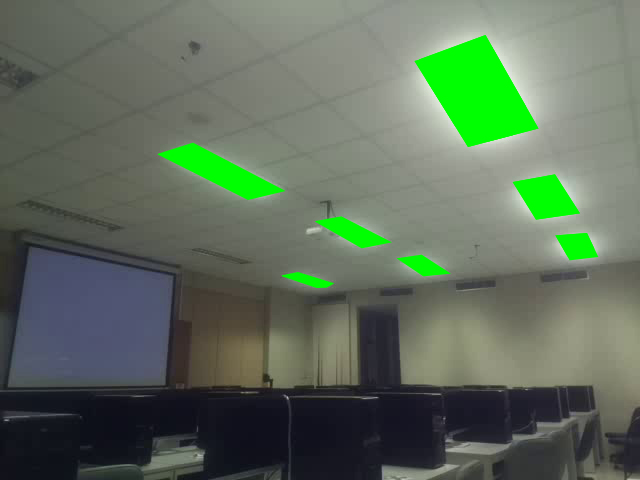
#> input picture dataSet/Off.jpg, 640 x 480 px
$ python -i Projector.py   (imports and definitions only)
#> lines starting #> are read from the running program, lines starting #| are printed output that depends on the picture; after the words box and inside, x2 and y2 are one past the last pixel; in counts of white or black regions, pixels touching at a corner belong together
#> further down, picture is the input picture: shape (480, 640, 3); mean B, G, R 92, 110.5, 94.7
### Detect/SendData.py
import datetime
import requests

class SendData():
    url = 'https://smartubuapp.herokuapp.com/get/PutData'
    # url = "http://127.0.0.1:8000/get/PutData"
    def sendData(self ,deviceName, status):
        myobj = {
            'device_name' : deviceName,
            'status' : status,
            'datetime' : datetime.datetime.now().strftime("%A %d %B %Y %I:%M:%S%p")
        }
        sendToServer = requests.post(self.url, data=myobj)
        print(deviceName, status, ':', 'send to server success')

### Detect/Projector.py
import time
from imutils import contours
from numpy.core.numeric import count_nonzero
from skimage import measure
import numpy as np
import argparse
import imutils
import cv2
import matplotlib.pyplot as plt
from SendData import *
sendData = SendData()


class Projector():
    toCheckProjOn = 0
    toCheckProjOff = 0
    def projector_detect(self, frames):
        hsv = cv2.cvtColor(frames, cv2.COLOR_BGR2HSV)
#> hsv: shape (480, 640, 3); mean H, S, V 59.6, 49.9, 113.8
        boundaries = [
            ([100, 0, 0], [240, 255, 255]),
        ]
        for (lower, upper) in boundaries:
            # create NumPy arrays from the boundaries
            lower = np.array(lower, dtype="uint8")
            upper = np.array(upper, dtype="uint8")
            # find the colors within the specified boundaries and apply
            # the mask
            mask = cv2.inRange(hsv, lower, upper)
#> this loop made 1 pass
#> pass 1, in projector_detect, `mask = cv2.inRange(hsv, lower, upper)`:
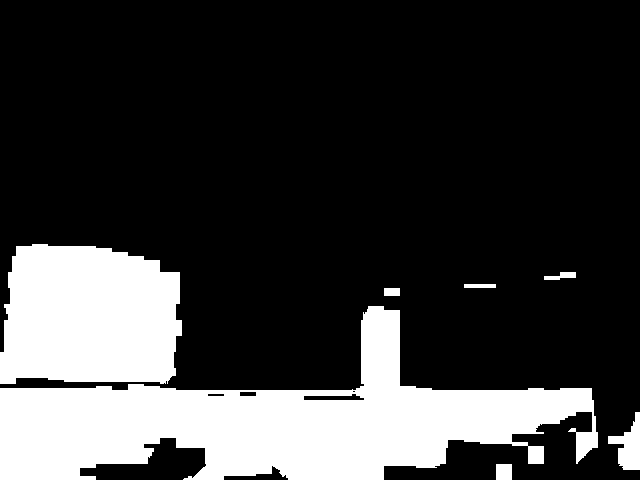
#> mask: shape (480, 640); 23% white; 7 white regions, largest, box (x1, y1, x2, y2) and area: (0, 306, 598, 480) 46716, (0, 244, 182, 384) 22212, (608, 412, 640, 470) 979
            # [7 lines of commented-out code are left out]
        labels = measure.label(mask, background=0)
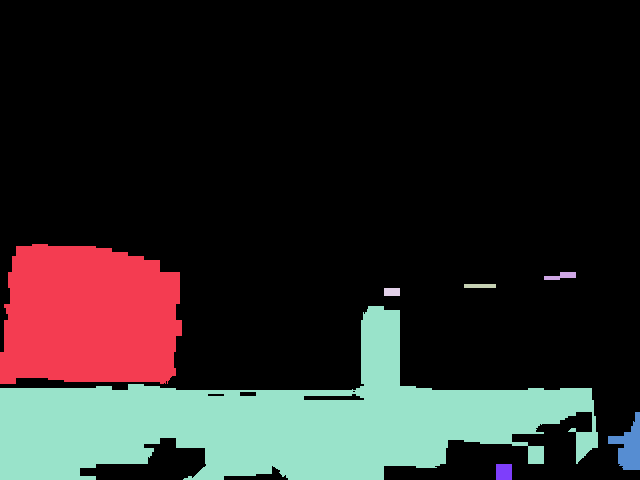
#> labels: shape (480, 640) int64; 8 distinct labels, from 0 to 7; one colour per label, 0 black
        mask = np.zeros(mask.shape, dtype="uint8")
        for label in np.unique(labels):
            # if this is the background label, ignore it
            if label == 0:
                continue
            labelMask = np.zeros(mask.shape, dtype="uint8")
            labelMask[labels == label] = 255
            numPixels = cv2.countNonZero(labelMask)
            # print('num_pixels:', numPixels)

            # if the number of pixels in the component is sufficiently
            # large, then add it to our mask of "large blobs"
            if numPixels > 2000:
                mask = cv2.add(mask, labelMask)
#> this loop made 8 passes
#> numPixels on passes 2 to 8: 22212, 160, 128, 128, 46716, 979, 256
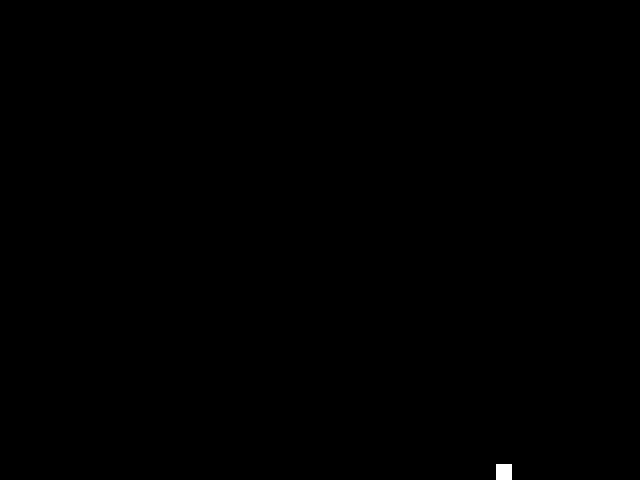
#> labelMask: shape (480, 640); 0.08% white; 1 white region, box (x1, y1, x2, y2) and area: (496, 464, 512, 480) 256
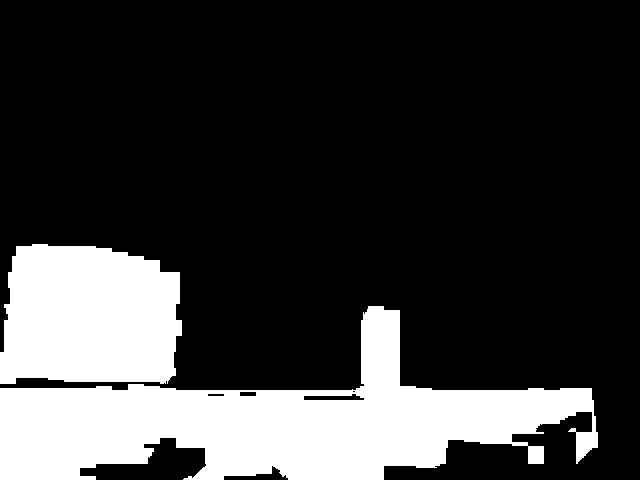
#> mask: shape (480, 640); 22.4% white; 2 white regions

        cnts = cv2.findContours(mask.copy(), cv2.RETR_EXTERNAL,
                                cv2.CHAIN_APPROX_SIMPLE)
#> cnts = 2 contours; box (x1, y1, x2, y2) and area: (0, 306, 598, 480) 46060, (0, 244, 182, 384) 21886

        if cnts[1] is None:
            status = 'off'
        else:
            status = 'on'
            cnts = cnts[0]
            cnts = contours.sort_contours(cnts)[0]
            # loop over the contours
            for (i, c) in enumerate(cnts):
                # draw on the image
                (x, y, w, h) = cv2.boundingRect(c)
                ((cX, cY), radius) = cv2.minEnclosingCircle(c)
                cv2.circle(frames, (int(cX), int(cY)), int(radius),
                           (0, 0, 255), 3)
#> this loop made 2 passes
#> (x, y, w, h, cX, cY, radius) on passes 1 to 2: (0, 306, 598, 174, 296.9, 433.5, 300.4), (0, 244, 182, 140, 87.17, 323.7, 105.4)
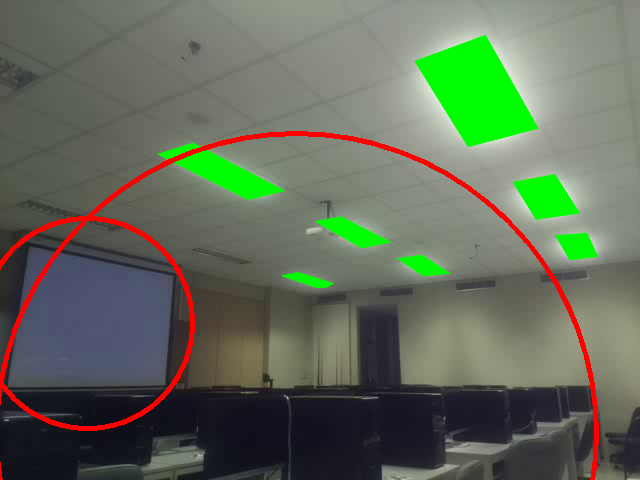
#> frames: shape (480, 640, 3); 2.37% of pixels changed, all inside (x1, y1, x2, y2) = (0, 131, 599, 480)
        frames = imutils.resize(frames, width=250)
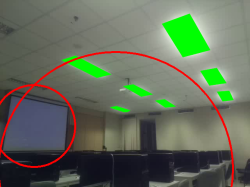
#> frames: shape (187, 250, 3); mean B, G, R 90.1, 108.3, 98.8
        cv2.imshow('Projector', frames)
        deviceName = 'Projector'
        if status == 'off':
            Projector.toCheckProjOff += 1
            if Projector.toCheckProjOff == 1:
                sendData.sendData(deviceName, status)
                Projector.toCheckProjOn = 0
        if status == 'on':
            Projector.toCheckProjOn += 1
            if Projector.toCheckProjOn == 1:
                sendData.sendData(deviceName, status)
#> (the call stopped at in sendData, `sendToServer = requests.post(self.url, data=myobj)`: requests is not available in this run)
                Projector.toCheckProjOff = 0

        return status

>>> import cv2
>>> picture = cv2.imread('../dataSet/Off.jpg')
>>> result = Projector().projector_detect(picture)
#> result = 'on'
